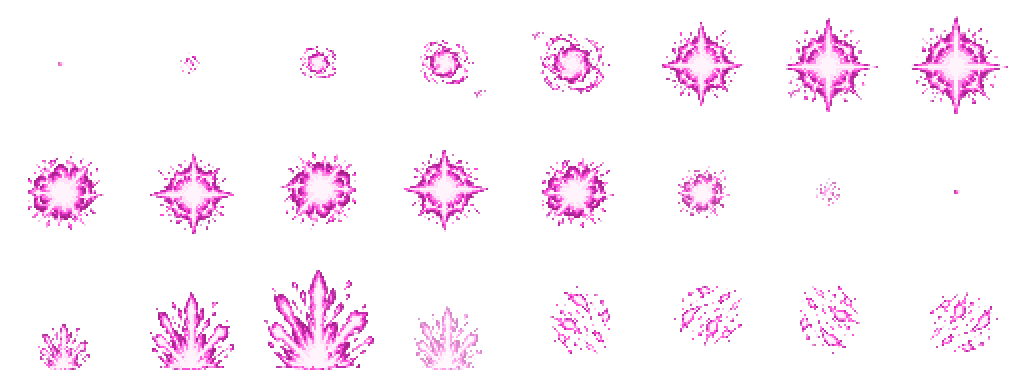
#> input picture Pause/Assets/Art/Attacks/Space~/space_attack_laser.png, 1024 x 384 px
$ python verify.py
#> lines starting #> are read from the running program, lines starting #| are printed output that depends on the picture; after the words box and inside, x2 and y2 are one past the last pixel; in counts of white or black regions, pixels touching at a corner belong together
"""Audit and preview the staged Space pod laser sprites. Run from any cwd."""
from pathlib import Path
import numpy as np
from PIL import Image, ImageDraw

ROOT=Path(__file__).resolve().parent
FILES={
 'space_attack_laser.png':((1024,384),(8,3),(128,128)),
 'space_attack_laserbody.png':((512,256),(4,1),(128,256)),
 'space_attack_lasertell.png':((512,128),(4,1),(128,128)),
}
LOOPS={
 'muzzle':('space_attack_laser.png',[(i,1) for i in range(4)],.03),
 'spark':('space_attack_laser.png',[(i,2) for i in range(4,8)],.03),
 'body':('space_attack_laserbody.png',[(i,0) for i in range(4)],.08),
 'sight':('space_attack_lasertell.png',[(i,0) for i in range(2)],.03),
 'lock':('space_attack_lasertell.png',[(i,0) for i in range(2,4)],.03),
}


def cell(im,x,y,dim):
 w,h=dim
 return im.crop((x*w,y*h,(x+1)*w,(y+1)*h))


def hue_counts(im):
 a=np.asarray(im.convert('RGBA'))
 rgb=a[:,:,:3]/255
 mx=rgb.max(axis=2);mn=rgb.min(axis=2);delta=mx-mn
 sat=np.divide(delta,mx,out=np.zeros_like(delta),where=mx>0)
 h=np.zeros_like(mx)
 mask=delta>0
 r,g,b=[rgb[:,:,i] for i in range(3)]
 m=mask & (mx==r);h[m]=((g[m]-b[m])/delta[m])%6
 m=mask & (mx==g);h[m]=(b[m]-r[m])/delta[m]+2
 m=mask & (mx==b);h[m]=(r[m]-g[m])/delta[m]+4
 h=(h*60)%360
 opaque=a[:,:,3]>=128
 white=opaque & (mx>=.9) & (sat<=.2)
 pink=opaque & (h>=300) & (h<=335) & (sat>.2)
 pickup={str(v):int((opaque & (sat>.65) & (np.minimum(abs(h-v),360-abs(h-v))<=20)).sum()) for v in [178,82,259,37]}
 red=int((opaque & (sat>.5) & ((h>=345)|(h<=15))).sum())
 return float((pink|white).sum()/max(1,opaque.sum())),pickup,red


def diff(a,b):
 x=np.asarray(a);y=np.asarray(b)
 union=(x[:,:,3]>=128)|(y[:,:,3]>=128)
 changed=(x!=y).any(axis=2)&union
 return float(changed.sum()/max(1,union.sum()))


def backdrop_tile(path,bright=False):
 im=Image.open(path).convert('RGBA')
 # Crop real Space backdrop locations; the second lies over a luminous nebula.
 crop=im.crop((80,350,336,606) if not bright else (490,580,746,836))
 if bright:
  sky=Image.open(path.parent/'sky_04.png').convert('RGBA').crop((576,1280,832,1536))
  sky.alpha_composite(crop)
  crop=sky
 return crop.resize((256,256),Image.Resampling.NEAREST).convert('RGB')


def preview(images):
 dark=(11,11,26,255)
 laser=images['space_attack_laser.png'];body=images['space_attack_laserbody.png'];tell=images['space_attack_lasertell.png']
 out=Image.new('RGB',(1600,970),(11,11,26))
 d=ImageDraw.Draw(out)
 d.text((16,10),'SPACE POD LASER  |  native x2 on #0b0b1a',fill='#FFE0F8')
 out.paste(laser,(16,38),laser)
 out.paste(tell,(16,450),tell)
 out.paste(body,(1040,38),body)
 d.text((16,610),'GAME SIZE  |  40 px beam / 60 px flare over Space backdrop tiles',fill='#FFE0F8')
 backpaths=[ROOT.parents[1]/'Backgrounds/Resources/Worlds/Space/Backdrop/sky_01.png',
            ROOT.parents[1]/'Backgrounds/Resources/Worlds/Space/Backdrop/neon_frames.png']
 for k,path in enumerate(backpaths):
  bg=backdrop_tile(path,k==1)
  x=16+k*310;y=650
  out.paste(bg,(x,y))
  beam=cell(body,k,0,(128,256)).resize((64,128),Image.Resampling.NEAREST)
  flare=cell(laser,2 if k==0 else 6,0,(128,128)).resize((64,64),Image.Resampling.NEAREST)
  out.paste(beam,(x+96,y+78),beam)
  out.paste(flare,(x+96,y+54),flare)
  d.text((x,y+260),'dark tile' if k==0 else 'bright tile',fill='#FFE0F8')
 out.save(ROOT/'preview.png')

 def anim_panel(label, im, ix, iy, dim, canvas, pos, target=(128,128)):
  part=cell(im,ix,iy,dim)
  part.thumbnail(target,Image.Resampling.NEAREST)
  px,py=pos
  canvas.paste(part,(px+(target[0]-part.width)//2,py+20),part)
  ImageDraw.Draw(canvas).text((px,py),label,fill='#FFE0F8')
 frames=[]
 for i in range(4):
  frame=Image.new('RGBA',(660,300),dark)
  anim_panel('muzzle',laser,i,1,(128,128),frame,(8,10))
  anim_panel('spark',laser,4+i,2,(128,128),frame,(140,10))
  anim_panel('beam',body,i,0,(128,256),frame,(272,10),target=(128,256))
  anim_panel('sight',tell,i%2,0,(128,128),frame,(404,10))
  anim_panel('lock',tell,2+i%2,0,(128,128),frame,(536,10))
  frames.append(frame.convert('P',palette=Image.Palette.ADAPTIVE))
 frames[0].save(ROOT/'preview.gif',save_all=True,append_images=frames[1:],duration=83,loop=0,disposal=2)


def main():
 images={n:Image.open(ROOT/n).convert('RGBA') for n in FILES}
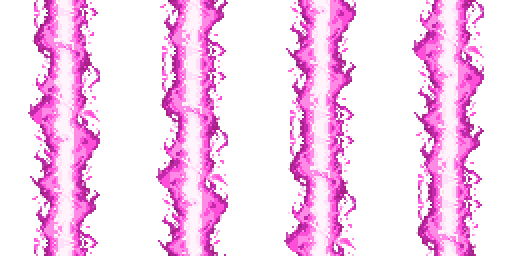
#> input picture Pause/Assets/Art/Attacks/Space~/space_attack_laserbody.png, 512 x 256 px
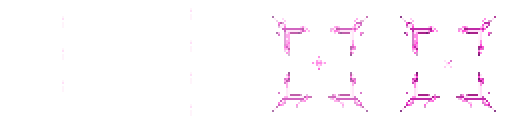
#> input picture Pause/Assets/Art/Attacks/Space~/space_attack_lasertell.png, 512 x 128 px
#> images = 3 items
 bad=[]
 print('FILE                         SIZE  RGBA  RESERVED  BORDER  PINK / CELL (%)')
 for name,(size,grid,dim) in FILES.items():
  im=images[name]
#> im is the input picture: PIL image 1024x384 RGBA; mean R, G, B, A 28.4, 16, 25.9, 28.4
  size_ok=im.size==size
#> size_ok = True
  rgba=Image.open(ROOT/name).mode=='RGBA'
#> rgba = True
  shares=[];margins=[];hue={'178':0,'82':0,'259':0,'37':0};red=0
  for y in range(grid[1]):
   for x in range(grid[0]):
    c=cell(im,x,y,dim)
    share,counts,r=hue_counts(c)
    shares.append(share)
    for k,v in counts.items():hue[k]+=v
    red+=r
    a=np.asarray(c.getchannel('A'))
    vertical=name.endswith('laserbody.png') or (name.endswith('lasertell.png') and x<2)
    border=bool((a[:,:6]<=24).all() and (a[:,-6:]<=24).all())
    if not vertical:border &= bool((a[:6,:]<=24).all() and (a[-6:,:]<=24).all())
    margins.append(border)
    if a.max()==0:bad.append(name+f' empty cell {x},{y}')
#> this loop made 3 passes
#> pass 1, in hue_counts, `rgb=a[:,:,:3]/255`:
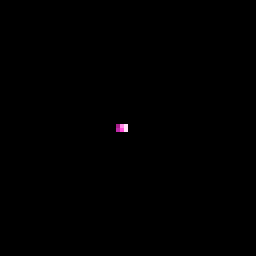
#> rgb: shape (128, 128, 3) float64 (shown 2 times larger); mean R, G, B 0.00132, 0.000708, 0.00119
#> after the loop:
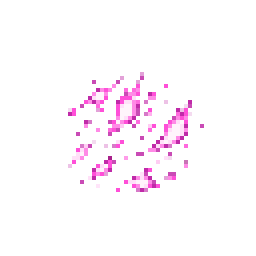
#> c: PIL image 128x128 RGBA (shown 2 times larger); mean R, G, B, A 14.3, 7, 12.9, 14; transparent parts drawn white
#> after the loop, bad = []; hue = {'178': 0, '82': 0, '259': 0, '37': 0}; margins = [True, True, True, True, True, True, True, True, True, True, True, True, True, True, True, True, True, True, True, True, True, True, True, True]; red = 0; shares = [1, 1, 1, 1, 1, 1, 1, 1, 1, 1, 1, 1, 1, 1, 1, 1, 1, 1, 1, 1, 1, 1, 1, 1]
  print(f'{name:29} {"OK" if size_ok else "FAIL":4}  {"OK" if rgba else "FAIL":4}  none      {"OK" if all(margins) else "FAIL":4}  '+', '.join(f'{n:.0%}' for n in shares))
#| space_attack_laser.png        OK    OK    none      OK    100%, 100%, 100%, 100%, 100%, 100%, 100%, 100%, 100%, 100%, 100%, 100%, 100%, 100%, 100%, 100%, 100%, 100%, 100%, 100%, 100%, 100%, 100%, 100%
  print(f'  hue ±20°: 178={hue["178"]} 82={hue["82"]} 259={hue["259"]} 37={hue["37"]}; red={red}')
#|   hue ±20°: 178=0 82=0 259=0 37=0; red=0
  if not size_ok or not rgba or not all(margins) or min(shares)<.3 or any(hue.values()) or red:bad.append(name+' audit')
  native=im.resize((im.width//2,im.height//2),Image.Resampling.NEAREST)
  roundtrip=np.array_equal(np.asarray(im),np.asarray(native.resize(im.size,Image.Resampling.NEAREST)))
#> roundtrip = True
  print('  x2 nearest round trip:', 'OK' if roundtrip else 'FAIL')
#|   x2 nearest round trip: OK
  if not roundtrip:bad.append(name+' x2 round trip')
 print('LOOP       STEP DIFFERENCE incl. last→first  MINIMUM')
 for label,(name,keys,minimum) in LOOPS.items():
  im=images[name];dim=FILES[name][2]
  steps=[diff(cell(im,*keys[i],dim),cell(im,*keys[(i+1)%len(keys)],dim)) for i in range(len(keys))]
  print(f'{label:10} '+', '.join(f'{x:.1%}' for x in steps)+f'  >= {minimum:.0%} '+('OK' if min(steps)>=minimum else 'FAIL'))
  if min(steps)<minimum:bad.append(label+' loop difference')
#> this loop made 5 passes
#> steps on passes 1 to 5: [0.788, 0.838, 0.809, 0.818], [0.988, 0.983, 0.988, 0.985], [0.703, 0.704, 0.704, 0.705], [1, 1], [0.997, 0.997]
#| muzzle     78.8%, 83.8%, 80.9%, 81.8%  >= 3% OK
#| spark      98.8%, 98.3%, 98.8%, 98.5%  >= 3% OK
#| body       70.3%, 70.4%, 70.4%, 70.5%  >= 8% OK
#| sight      100.0%, 100.0%  >= 3% OK
#| lock       99.7%, 99.7%  >= 3% OK
#> pass 1, in diff, `union=(x[:,:,3]>=128)|(y[:,:,3]>=128)`:
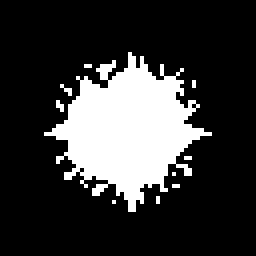
#> union: shape (128, 128) bool (shown 2 times larger); 21.2% white; 10 white regions (9 under 20 px), largest, box (x1, y1, x2, y2) and area: (22, 26, 106, 106) 3388
 body=images['space_attack_laserbody.png'];tell=images['space_attack_lasertell.png']
 for label,im,keys,dim in [('body',body,range(4),(128,256)),('sight',tell,range(2),(128,128))]:
  seam=all(np.array_equal(np.asarray(cell(im,i,0,dim))[0],np.asarray(cell(im,i,0,dim))[-1]) for i in keys)
  print(f'vertical seamless {label}:', 'OK' if seam else 'FAIL')
  if not seam:bad.append(label+' vertical seam')
#> this loop made 2 passes
#> (label, seam) on passes 1 to 2: ('body', True), ('sight', True)
#| vertical seamless body: OK
#| vertical seamless sight: OK
 widths=[]
 for i in range(4):
  a=np.asarray(cell(body,i,0,(128,256)).getchannel('A'))>24
  xs=np.where(a)[1];widths.append(int(xs.max()-xs.min()+1))
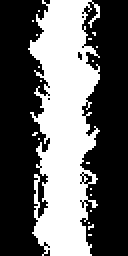
#> a: shape (256, 128) bool; 38.5% white; 19 white regions (17 under 20 px), largest, box (x1, y1, x2, y2) and area: (28, 0, 100, 256) 12492, (88, 224, 94, 230) 20
#> after the loop, widths = [72, 72, 72, 72]
 print('beam content widths:',widths,'<= 100:', 'OK' if max(widths)<=100 else 'FAIL')
#| beam content widths: [72, 72, 72, 72] <= 100: OK
 if max(widths)>100:bad.append('beam width')
 preview(images)
#> in preview, `out.paste(body,(1040,38),body)`:
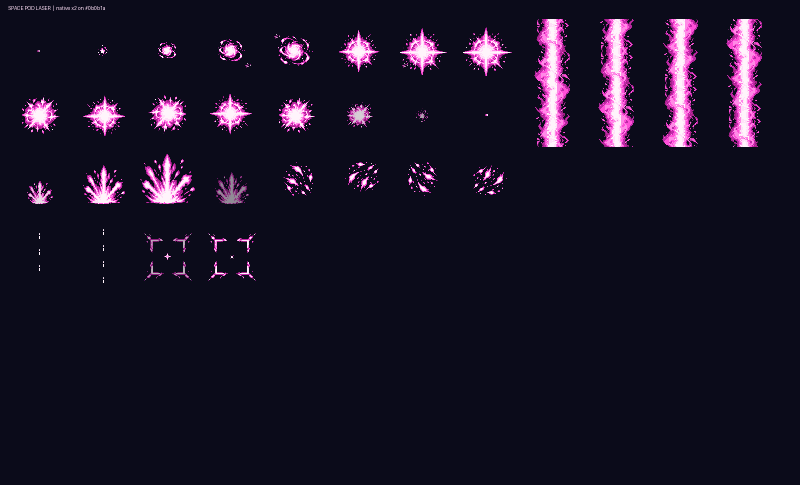
#> out: PIL image 1600x970 RGB (shown at 1/2 size); mean R, G, B 24.8, 18.5, 37.6
 print('previews: preview.png, preview.gif')
 if bad:raise SystemExit('FAIL: '+', '.join(bad))
 print('PASS')

#> (the run stopped early here; a loop or call above may not have finished)
